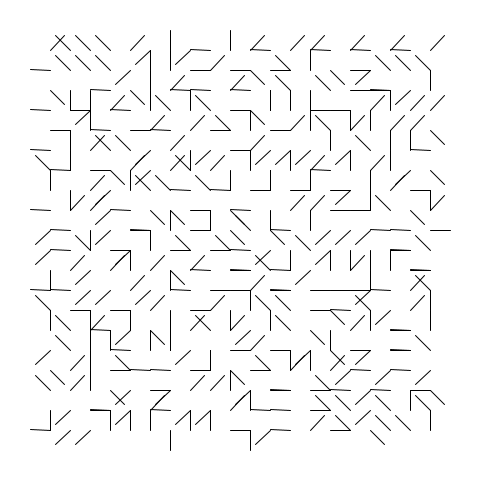
Frame 1 (no input)
Frame 60 (the mouse pressed at the canvas centre just before this capture): identical to frame 1, image omitted
Frame 120 (the mouse held since frame 60 and released just before this capture): identical to frame 1, image omitted

The Processing sketch that drew this single still picture (run headless with seeded random() and noise(); from frame 60 on, the mouse is pressed at the canvas centre):

// Processing sketch: esempio_griglia
// ── esempio_griglia.pde
/*
    Workshop ISIA: Processing e il Generative Design per l'Editoria
    con / with Federico Pepe
    a cura di / curated by Valentina Rachiele
    per II anno Editoria / for 2nd year Publishing
    24-28 Marzo 2025

    Esempio: Griglia
*/

int rows = 20;
int cols = 20;

int m = 50;

int r[] = {0, 45, 90, 135, 180, 225, 270, 315};

float rowsH;
float colsW;

void setup() {
  size(500, 500);
  frameRate(5);
  background(255);
  //cols = round(map(mouseX, 0, width, 1, 10));
  //rows = round(map(mouseY, 0, height, 1, 10));
  // Calcolo la larghezza della singola colonna
  // facendo la larghezza della finestra / n. di colonne
  colsW = (width-(m*2))/cols;
  rowsH = (height-(m*2))/rows;
  
  for(int x = 0; x < cols; x++) {
    for(int y = 0; y < rows; y++) {
      push();
      translate(x*colsW+m, y*rowsH+m);
      int rot = r[round(random(r.length-1))];
      rotate(radians(rot));
      line(0, 0, 0, rowsH);
      pop();
      //rect(x*colsW+m, y*rowsH+m, colsW, rowsH);
    }
  }
}

void draw() {
  
}
